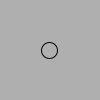
Frame 1 (no input)
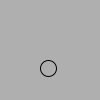
Frame 60 (the mouse pressed at the canvas centre just before this capture)
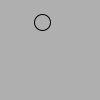
Frame 120 (the mouse held since frame 60 and released just before this capture)

The Processing sketch that drew these frames (run headless with seeded random() and noise(); from frame 60 on, the mouse is pressed at the canvas centre):

// Processing sketch: Repte3_ex2
// ── Repte3_ex2.pde
class Mover {
 
  PVector location;
  PVector velocity;
  PVector acceleration;
  float topspeed;
  
  Mover() {
    location = new PVector(width/2,height/2);
    velocity = new PVector(0,0);
    acceleration = new PVector(-0.001,0.01);
    topspeed = 10;
  }
  
  void update() {

    velocity.add(acceleration);
    velocity.limit(topspeed);
    location.add(velocity);
  }
  
  void display() {
    stroke(0);
    fill(175);
    ellipse(location.x, location.y, 16,16);
  }
  
  void checkEdges() {
    if (location.x > width) {
      location.x = 0;
    } else if (location.x < 0) {
      location.x = width;
    }
    if (location.y > height) {
      location.y = 0;
    } else if (location.y < 0) {
      location.y = height;
    }
      
    }   
  }

// ── Repte3.pde
Mover mover;

  void setup() {
    mover = new Mover();
  }
  
  void draw() {
    background(175);
    mover.update();
    mover.checkEdges();
    mover.display();
  }
